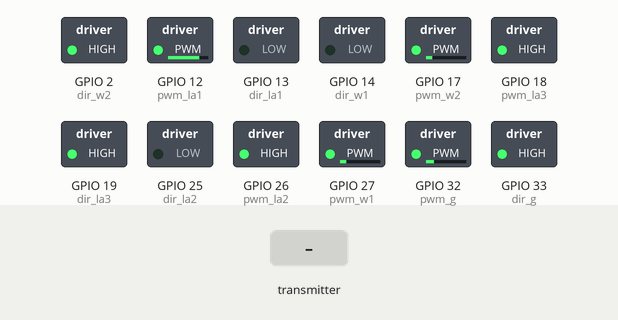
Recording of a sketch running on a simulated ESP32. Parts: switched loads named in the sketch (green lamp = pin HIGH). The test bench sets the inputs (shaded band). What the sketch prints to the serial monitor is not drawn.

Above: at 1.2 s.
1.3 s: the transmitter starts sending joystick1_x = 1024
At 1.7 s:
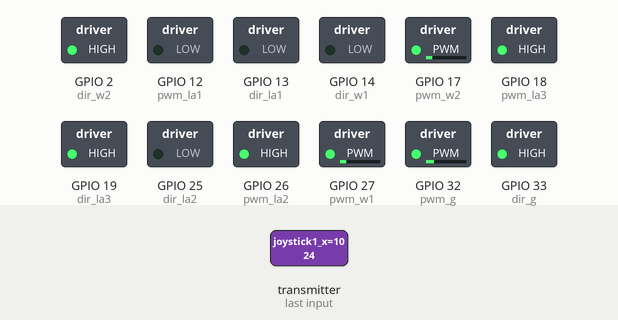
2.8 s: the transmitter starts sending joystick1_y = 1024
At 3.9 s:
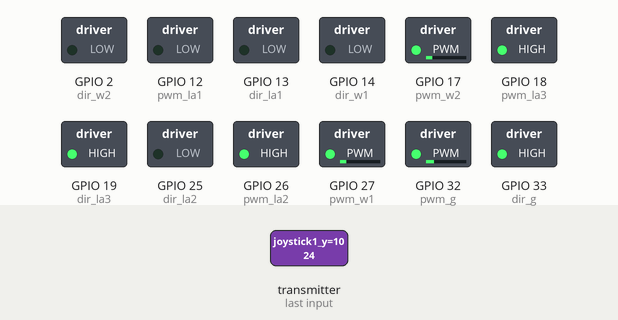
4.3 s: the transmitter starts sending joystick2_x = 4095
At 5.3 s:
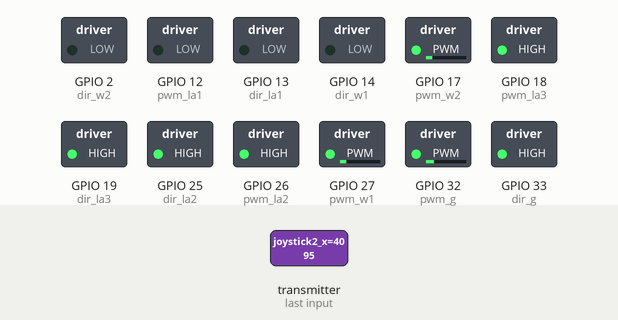
5.8 s: the transmitter starts sending joystick2_y = 1024
At 7.0 s:
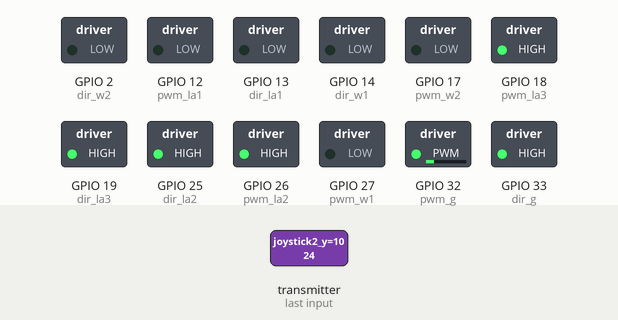
7.3 s: the transmitter starts sending joystick3_x = 1024
At 8.2 s:
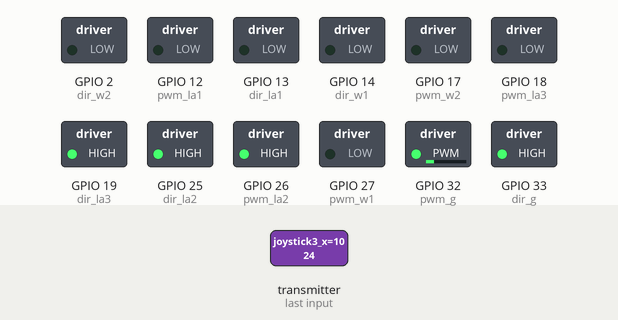
8.8 s: the transmitter starts sending joystick3_y = 4095
At 9.4 s:
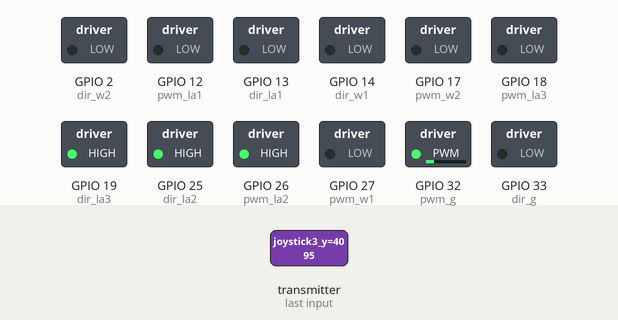
Timing chart, 0 to 11.3 s (numbered marks = the images above; inputs shaded):
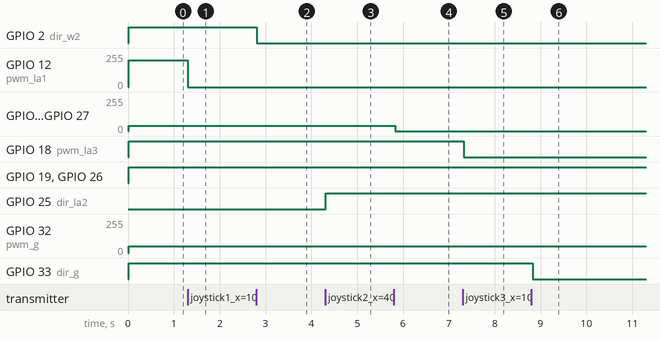

The sketch:

Receiver_Connected_Arm_v2.ino
```cpp
#include <esp_now.h>
#include <WiFi.h>
#include <esp_wifi.h>

// Define the structure
struct controllerData {
  int joystick1_x;
  int joystick1_y;
  int Button1;

  int joystick2_x;
  int joystick2_y;
  int Button2;

  int joystick3_x;
  int joystick3_y;
  int Button3;

  int slide1;
  int slide2;
};

// Variable to hold received data
controllerData Payload;

// Callback function to handle received data
void OnDataRecv(const uint8_t * mac, const uint8_t *incomingData, int len) {
  memcpy(&Payload, incomingData, sizeof(Payload));
  Serial.print("Bytes received: ");
  Serial.println(len);
}


int dir_la1=13; //la 1
int dir_la2=25; //la 2
int dir_la3=19; //la 3
int pwm_la1=12; //la 1
int pwm_la2=26; //la 2
int pwm_la3=18; //la 3
//wrist
int pwm_w1=27;
int dir_w1=14;
int pwm_w2=17;
int dir_w2=2;
//gripper
int pwm_g=32;
int dir_g=33;
int freq = 4000;
int res = 8;
int pwm=255;
int pwm_ef=40;
char cmd_la1;
char cmd_la2;
char cmd_la3;
char cmd_wrist;
char cmd_gripper;

uint8_t newMACAddress[] = {0xD4, 0x8A, 0xFC, 0x9D, 0xCB, 0x80}; //setting a new mac address

void setup() {

  Serial.begin(115200);

  WiFi.mode(WIFI_STA);

  // Change ESP32 Mac Address
  esp_err_t err = esp_wifi_set_mac(WIFI_IF_STA, &newMACAddress[0]);
  if (err == ESP_OK) {
    Serial.println("Success changing Mac Address");
  }

  if (esp_now_init() != ESP_OK) {
    Serial.println("Error initializing ESP-NOW");
    return;
  }

   //linear actuators
  pinMode(dir_la1,OUTPUT);
  pinMode(pwm_la1,OUTPUT);
  pinMode(dir_la2,OUTPUT);
  pinMode(pwm_la2,OUTPUT);
  pinMode(dir_la3,OUTPUT);
  pinMode(pwm_la3,OUTPUT);
  //wrist motors
  pinMode(pwm_w1,OUTPUT);
  pinMode(dir_w1,OUTPUT);
  pinMode(pwm_w2,OUTPUT);
  pinMode(dir_w2,OUTPUT);
  //gripper
  pinMode(pwm_g,OUTPUT);
  pinMode(dir_g,OUTPUT);
  //pwm channels
  ledcAttach(pwm_la1,freq,res);
  ledcAttach(pwm_la2,freq,res);
  ledcAttach(pwm_la3,freq,res);
  ledcAttach(pwm_w1,freq,res);
  ledcAttach(pwm_w2,freq,res);
  ledcAttach(pwm_g,freq,res);

  // Register callback to receive data
  esp_now_register_recv_cb(esp_now_recv_cb_t(OnDataRecv));
}

void loop() {
   // Print received payload data
    Serial.print("Joystick1 X: "); Serial.print(Payload.joystick1_x);
    Serial.print(", Joystick1 Y: "); Serial.print(Payload.joystick1_y);
    Serial.print(", button1: "); Serial.println(Payload.Button1);

    Serial.print("Joystick2 X: "); Serial.print(Payload.joystick2_x);
    Serial.print(", Joystick2 Y: "); Serial.print(Payload.joystick2_y);
    Serial.print(", button2: "); Serial.println(Payload.Button2);

    Serial.print("Joystick3 X: "); Serial.print(Payload.joystick3_x);
    Serial.print(", Joystick3 Y: "); Serial.print(Payload.joystick3_y);
    Serial.print(", button3: "); Serial.println(Payload.Button3);

    Serial.print("slide switch 1: "); Serial.println(Payload.slide1);
    Serial.print("slide switch 2: "); Serial.println(Payload.slide2);

    Serial.println("  ");
    Serial.println("  ");
    Serial.println("  ");

  // encoding
  if ((Payload.joystick1_x >= 0) && (Payload.joystick1_x < 400)) cmd_la1 = 'g';
  else if ((Payload.joystick1_x > 3600) && (Payload.joystick1_x <= 4095)) cmd_la1 = 't';
  else cmd_la1 = 'x';

  if ((Payload.joystick2_x >= 0) && (Payload.joystick2_x < 400)) cmd_la2 = 'h';
  else if ((Payload.joystick2_x > 3600) && (Payload.joystick2_x <= 4095)) cmd_la2 = 'y';
  else cmd_la2 = 'x';

  if ((Payload.joystick3_x >= 0) && (Payload.joystick3_x < 400)) cmd_la3 = 'u';
  else if ((Payload.joystick3_x > 3600) && (Payload.joystick3_x <= 4095)) cmd_la3 = 'j';
  else cmd_la3 = 'x';

  if ((Payload.joystick1_y >= 0) && (Payload.joystick1_y < 400)) cmd_wrist = 'a';
  else if ((Payload.joystick1_y > 3600) && (Payload.joystick1_y <= 4095)) cmd_wrist = 'd';
  else if ((Payload.joystick2_y >= 0) && (Payload.joystick2_y < 400)) cmd_wrist = 's';
  else if ((Payload.joystick2_y > 3600) && (Payload.joystick2_y <= 4095)) cmd_wrist = 'w';
  else cmd_wrist = 'x';

  if ((Payload.joystick3_y >= 0) && (Payload.joystick3_y < 400)) cmd_gripper = 'r';
  else if ((Payload.joystick3_y > 3600) && (Payload.joystick3_y <= 4095)) cmd_gripper = 'f';
  else cmd_gripper = 'x';


  // LA1
  switch(cmd_la1){
    case('t'):
      Serial.println("t");
      digitalWrite(dir_la1,HIGH);
      ledcWrite(pwm_la1,200);
      break;

    case('g'):
      Serial.println("g");
      digitalWrite(dir_la1,LOW);
      ledcWrite(pwm_la1,200);
      break;

    case('x'):
      Serial.println('LA1 off');
      ledcWrite(pwm_la1,0);
      break;
  }

  // LA2
  switch(cmd_la2){
    case('y'):
      Serial.println("y");
      digitalWrite(dir_la2,HIGH);
      ledcWrite(pwm_la2,pwm);
      break;

    case('h'):
      Serial.println("h");
      digitalWrite(dir_la2,LOW);
      ledcWrite(pwm_la2,pwm);
      break;

    case('x'):
      Serial.println('LA2 off');
      ledcWrite(pwm_la2,0);
      break;
  }

  // LA 3
  switch(cmd_la3){
    case('u'):
      Serial.println("u");
      digitalWrite(dir_la3,HIGH);
      ledcWrite(pwm_la3,pwm);
      break;

    case('j'):
      Serial.println("j");
      digitalWrite(dir_la3,LOW);
      ledcWrite(pwm_la3,pwm);
      break;

    case('x'):
      Serial.println('LA3 off');
      ledcWrite(pwm_la3,0);
      break;
  }

  // WRIST
  switch(cmd_wrist){
    case('w'):
      Serial.println("w");
      digitalWrite(dir_w1,HIGH);
      digitalWrite(dir_w2,HIGH);
      ledcWrite(pwm_w1, pwm_ef);
      ledcWrite(pwm_w2, pwm_ef);
      break;

    case('s'):
      Serial.println("s");
      digitalWrite(dir_w1,LOW);
      digitalWrite(dir_w2,LOW);
      ledcWrite(pwm_w1, pwm_ef);
      ledcWrite(pwm_w2, pwm_ef);
      break;

    case('a'):
      Serial.println("a");
      digitalWrite(dir_w1,LOW);
      digitalWrite(dir_w2,HIGH);
      ledcWrite(pwm_w1, pwm_ef);
      ledcWrite(pwm_w2, pwm_ef);
      break;

    case('d'):
      Serial.println("d");
      digitalWrite(dir_w1, HIGH);
      digitalWrite(dir_w2,LOW);
      ledcWrite(pwm_w1, pwm_ef);
      ledcWrite(pwm_w2, pwm_ef);
      break;

    case('x'):
      Serial.println("wrist off");
      ledcWrite(pwm_w1, 0);
      ledcWrite(pwm_w2, 0);
      break;
  }

  // GRIPPER
  switch(cmd_gripper){
    case('r'):
      Serial.println("r");
      digitalWrite(dir_g,HIGH);
      ledcWrite(pwm_g,50);
      break;

    case('f'):
      Serial.println("f");
      digitalWrite(dir_g,LOW);
      ledcWrite(pwm_g,50);
      break;

    case('x'):
      Serial.println('wrist off');
      ledcWrite(pwm_g,0);
      break;
  }
  delay(20);
}
```

Measured:
- after the input at 1.3 s, GPIO 12 (pwm_la1): 199/255 → 0/255 at once
- after the input at 2.8 s, GPIO 2 (dir_w2): HIGH → LOW at once
- after the input at 4.3 s, GPIO 25 (dir_la2): LOW → HIGH at once
- after the input at 5.8 s, GPIO 17 (pwm_w2), GPIO 27 (pwm_w1): 40/255 → 0/255 at once
- after the input at 7.3 s, GPIO 18 (pwm_la3): HIGH → LOW at once
- after the input at 8.8 s, GPIO 33 (dir_g): HIGH → LOW at once
